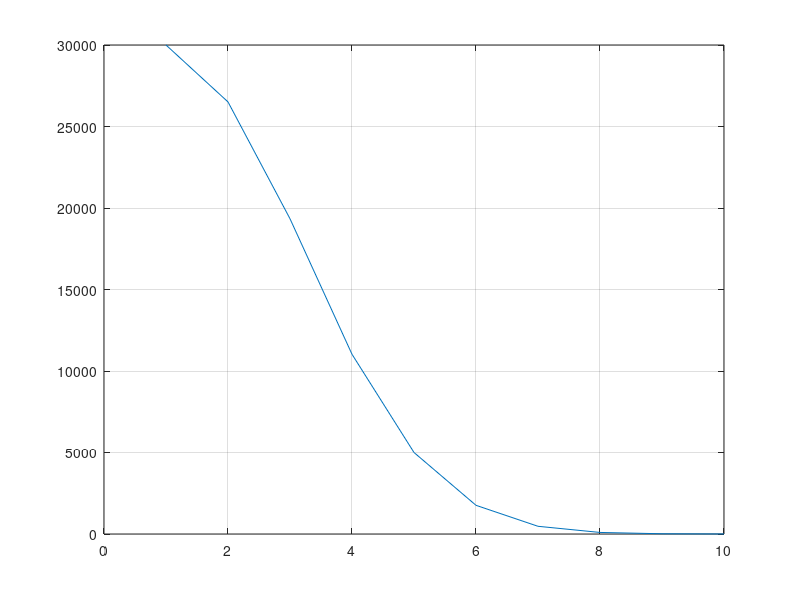

The MATLAB source for this figure:
 % Population modeling considering H-model
 
close all
clear
clc

  % Initial population
N = 30000;


  % Age state vector
    % Cubs 0 - 2
    % Subadults 3 - 5
    % Adults 5 - 38
    
MaxAge = 38;
    
States = zeros(1,MaxAge);

  % Initial Population Proportions
  States(1) = .3;
m = States(1:MaxAge-5);
  States(1) = .22;
f = States(1:MaxAge-5);
  States(1:2) = .07;
  States(3) = .08;
sm = States(1:3);
  States(1:2) = .04;
  States(3) = .03;
sf = States(1:3);
c = [.07, .08];
  
  % Survival Proportions
ms = .7;
fs = .93;
sms = .89;
sfs = 1;
cs = .78;

  % reproductive rate
r = .46;

  % Model time frame
Time = 10;

for i = 2:Time
  cubs = [r*f, c(1)*cs]*N(i-1);
  submale = [c(2)*cs*.6, sm(1)*sms, sm(2)*sms]*N(i-1);
  subfemale = [c(2)*cs*.4, sf(1)*sfs, sf(2)*sms]*N(i-1);
  male = sm(3)*sms*N(i-1);
  female = sf(3)*sfs*N(i-1);
  for j = 2:MaxAge-5
    male(j) = m(j-1)*ms*N(i-1);
    female(j) = f(j-1)*ms*N(i-1);
  end

  csum = sum(cubs);
  smsum = sum(submale);
  sfsum = sum(subfemale);
  msum = sum(male);
  fsum = sum(female);
  
  N(i) = csum+smsum+sfsum+msum+fsum;
  
  c = cubs/N(i-1);
  sm = submale/N(i-1);
  sf = subfemale/N(i-1);
  m = male/N(i-1);
  f = female/N(i-1);
end
  
plot(1:Time, N)
grid on
  
  
  
  
  